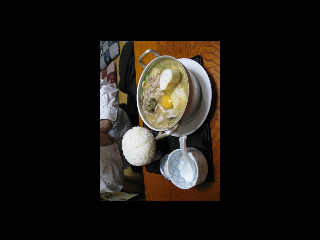
#> input picture sotuken/aaa.bmp, 320 x 240 px, given in place of , which was not available
$ python Laplacian.py   (older library calls are emulated)
#> lines starting #> are read from the running program, lines starting #| are printed output that depends on the picture; pictures that were not available may be replaced by others from this repository, and a replacement may not be noted
#-*- coding:utf-8 -*-
import cv2
import numpy as np
import matplotlib.pyplot as plt


print("Insert picture name(.bmp)")
str = input()
# 入力画像を読み込み
img = cv2.imread(str)[:,:,::-1]

# グレースケール変換
gray = cv2.cvtColor(img, cv2.COLOR_RGB2GRAY)
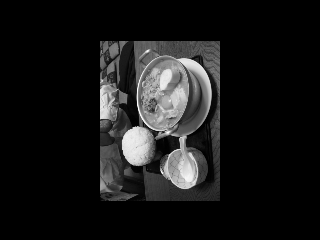
#> gray: shape (240, 320); min 0, max 255, mean 23.5

# カーネル（輪郭検出用）
kernel4 = np.array([[0, 1,  0],
                   [1, -4, 1],
                   [0, 1,  0]], np.float32)

kernel8 = np.array([[1, 1,  1],
                   [1, -8, 1],
                   [1, 1,  1]], np.float32)

dst4 = cv2.filter2D(gray, cv2.CV_64F, kernel4)
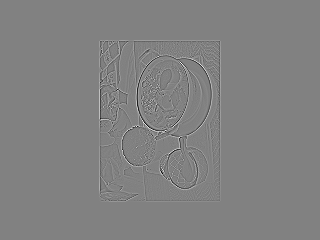
#> dst4: shape (240, 320) float64; min -450, max 434, mean 0; drawn with min black and max white
dst8 = cv2.filter2D(gray, cv2.CV_64F, kernel8)
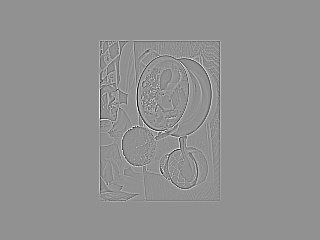
#> dst8: shape (240, 320) float64; min -1051, max 794, mean 0; drawn with min black and max white


fig = plt.figure()
axes=[]
rows = 1
cols = 3
# 結果を出力
axes.append( fig.add_subplot(rows, cols, 1) )
subplot_title=("default")
axes[-1].set_title(subplot_title)
plt.imshow(img)
axes.append( fig.add_subplot(rows, cols, 2) )
subplot_title=("4kinbou")
axes[-1].set_title(subplot_title)
plt.imshow(dst4, cmap='gray', vmin = 0, vmax = 255,interpolation='none')
axes.append( fig.add_subplot(rows, cols, 3) )
subplot_title=("8kinbou")
axes[-1].set_title(subplot_title)
plt.imshow(dst8, cmap='gray', vmin = 0, vmax = 255,interpolation='none')
plt.show()
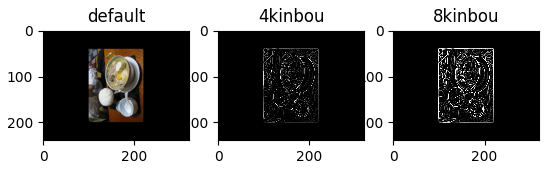
#> figure drawn by matplotlib, 3 panels

$ run again, on sotuken/bbb.bmp
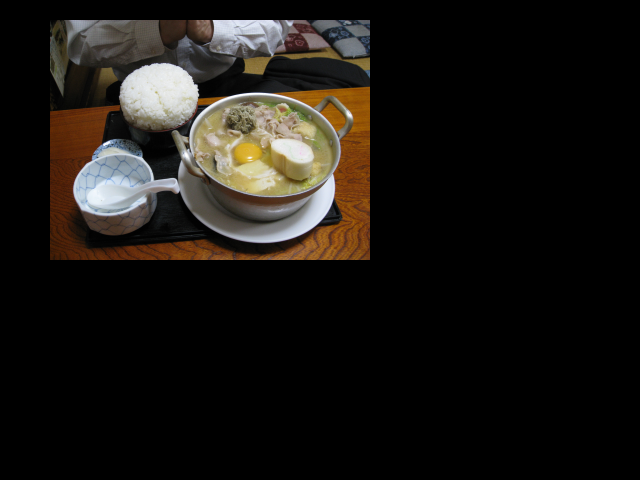
#> input picture sotuken/bbb.bmp, 640 x 480 px, given in place of , which was not available
#> `dst4 = cv2.filter2D(gray, cv2.CV_64F, kernel4)`:
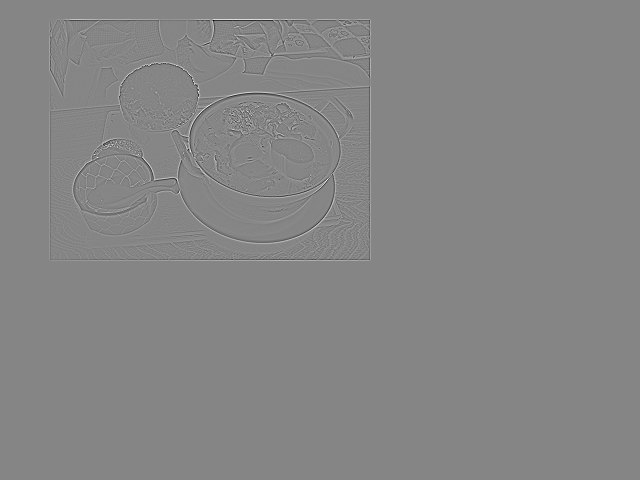
#> dst4: shape (480, 640) float64; min -345, max 312, mean 0; drawn with min black and max white
#> `plt.show()`:
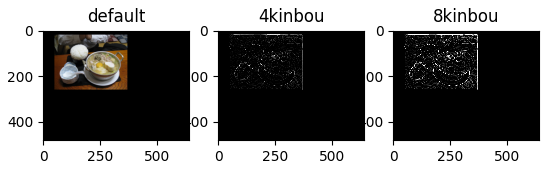
#> figure drawn by matplotlib, 3 panels
